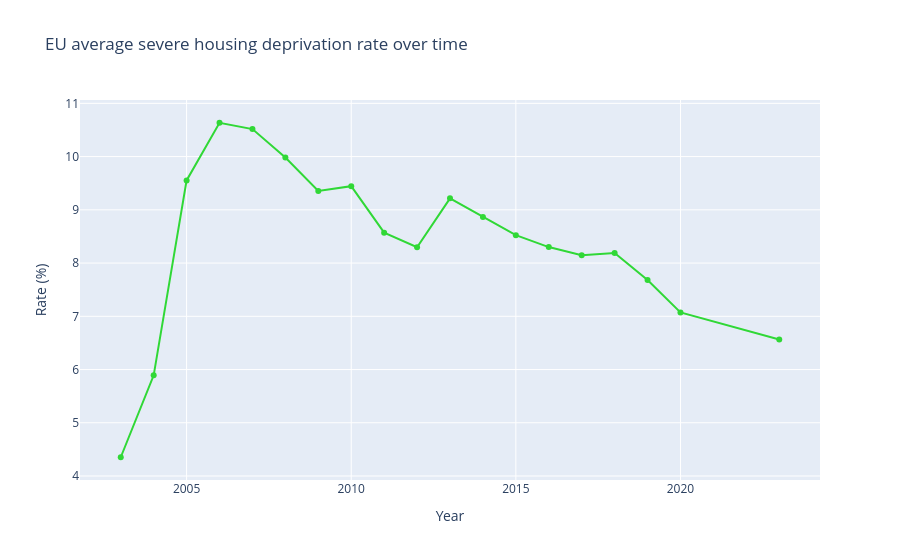

Notebook source saved alongside this figure:
### Code cell
# plot 1: EU average deprivation rate over time
# tracks whether EU-wide housing conditions are improving

eu_dep = df_deprivation_clean.groupby("year")["deprivation_rate"].mean().reset_index()
eu_immig = df_immigration_clean.groupby("year")["immigration_count"].mean().reset_index()

fig1 = go.Figure()
fig1.add_trace(go.Scatter(
    x=eu_dep["year"], y=eu_dep["deprivation_rate"],
    name="Deprivation rate (%)", line=dict(color="#30D836"), mode="lines+markers"
))
fig1.update_layout(
    title="EU average severe housing deprivation rate over time",
    xaxis_title="Year", yaxis_title="Rate (%)"
)
fig1.show()
fig1.write_html('eu_avg_housing_deprivation.html', full_html=False, include_plotlyjs='cdn')

### Figure 1 — Plotly figure (JSON) as saved in the notebook; plotly's stock layout.template omitted (floating-point values rounded to 4 significant figures)
{"data": [{"line": {"color": "#30D836"}, "mode": "lines+markers", "name": "Deprivation rate (%)", "type": "scatter", "x": [2003, 2004, 2005, 2006, 2007, 2008, 2009, 2010, 2011, 2012, 2013, 2014, 2015, 2016, 2017, 2018, 2019, 2020, 2023], "y": [4.352, 5.891, 9.553, 10.64, 10.52, 9.982, 9.354, 9.444, 8.572, 8.298, 9.216, 8.864, 8.525, 8.3, 8.147, 8.189, 7.681, 7.074, 6.564]}], "layout": {"title": {"text": "EU average severe housing deprivation rate over time"}, "xaxis": {"title": {"text": "Year"}}, "yaxis": {"title": {"text": "Rate (%)"}}}}
